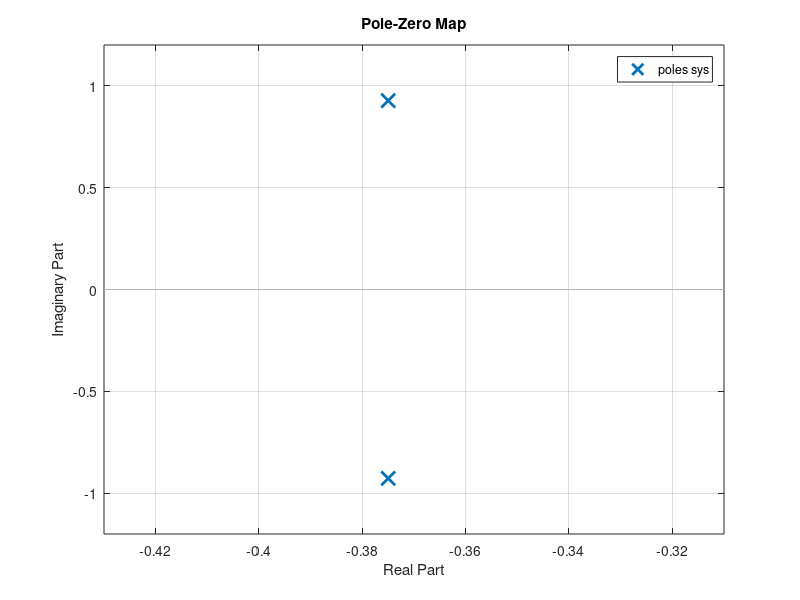

Source code (MATLAB):
% Given parameters
m = 1; % mass (kg)
k = 1; % spring constant (N/m)
b = 1.5; % damping coefficient (chosen for underdamped system)

% Define the transfer function
num = 1;
den = [m, b/2, k];
sys = tf(num, den);

% Plot pole locations
pzmap(sys);
title('Pole-Zero Map');
xlabel('Real Part');
ylabel('Imaginary Part');

% Calculate damping ratio
omega_n = sqrt(k/m);
damping_ratio = b / (2 * sqrt(m * k));

fprintf('Damping ratio: %.2f\n', damping_ratio);
